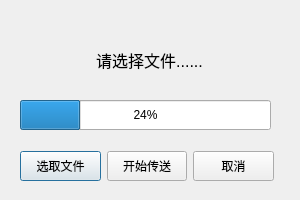
<?xml version="1.0" encoding="UTF-8"?>
<ui version="4.0">
 <class>fileTrans</class>
 <widget class="QDialog" name="fileTrans">
  <property name="geometry">
   <rect>
    <x>0</x>
    <y>0</y>
    <width>300</width>
    <height>200</height>
   </rect>
  </property>
  <property name="windowTitle">
   <string>文件传输</string>
  </property>
  <widget class="QLabel" name="label">
   <property name="geometry">
    <rect>
     <x>24</x>
     <y>30</y>
     <width>251</width>
     <height>60</height>
    </rect>
   </property>
   <property name="maximumSize">
    <size>
     <width>16777215</width>
     <height>60</height>
    </size>
   </property>
   <property name="font">
    <font>
     <pointsize>12</pointsize>
    </font>
   </property>
   <property name="text">
    <string>请选择文件......</string>
   </property>
   <property name="alignment">
    <set>Qt::AlignCenter</set>
   </property>
   <property name="wordWrap">
    <bool>true</bool>
   </property>
  </widget>
  <widget class="QWidget" name="layoutWidget">
   <property name="geometry">
    <rect>
     <x>20</x>
     <y>150</y>
     <width>254</width>
     <height>32</height>
    </rect>
   </property>
   <layout class="QHBoxLayout" name="horizontalLayout">
    <item>
     <widget class="QPushButton" name="openFile">
      <property name="minimumSize">
       <size>
        <width>80</width>
        <height>30</height>
       </size>
      </property>
      <property name="text">
       <string>选取文件</string>
      </property>
     </widget>
    </item>
    <item>
     <widget class="QPushButton" name="startSend">
      <property name="minimumSize">
       <size>
        <width>80</width>
        <height>30</height>
       </size>
      </property>
      <property name="text">
       <string>开始传送</string>
      </property>
     </widget>
    </item>
    <item>
     <widget class="QPushButton" name="quit">
      <property name="minimumSize">
       <size>
        <width>80</width>
        <height>30</height>
       </size>
      </property>
      <property name="text">
       <string>取消</string>
      </property>
     </widget>
    </item>
   </layout>
  </widget>
  <widget class="QProgressBar" name="progressBar">
   <property name="geometry">
    <rect>
     <x>20</x>
     <y>100</y>
     <width>251</width>
     <height>30</height>
    </rect>
   </property>
   <property name="minimumSize">
    <size>
     <width>0</width>
     <height>30</height>
    </size>
   </property>
   <property name="value">
    <number>24</number>
   </property>
  </widget>
 </widget>
 <resources/>
 <connections/>
</ui>
